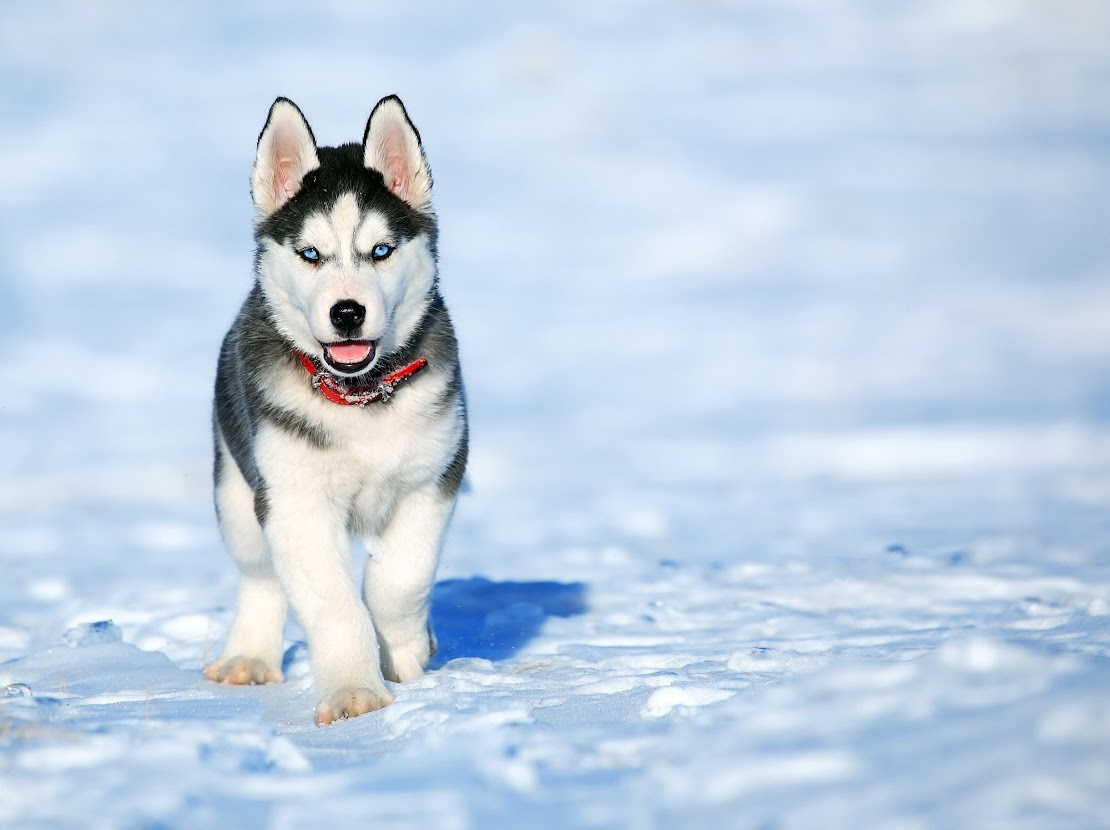
#> input picture TestOpencv/husky.jpg, 1110 x 830 px
$ python testopencv.py
#> lines starting #> are read from the running program, lines starting #| are printed output that depends on the picture
import cv2 as cv
import numpy as np
import matplotlib.pyplot as plt

e1=np.zeros((512,512,3), np.uint8)
plt.imshow(e1)

e2=np.ones((90,90,3), np.uint8)
plt.imshow(e2)

husky=cv.imread('husky.jpg')
#> husky is the input picture: shape (830, 1110, 3); mean B, G, R 227.7, 209.3, 191.8
plt.imshow(husky)

husky=cv.cvtColor(husky, cv.COLOR_BGR2RGB)
plt.imshow(husky)

husky32=np.asarray(husky, dtype=np.uint32)
print(husky32.dtype)
#| uint32

husky32=cv.cvtColor(husky, cv.COLOR_RGB2GRAY)
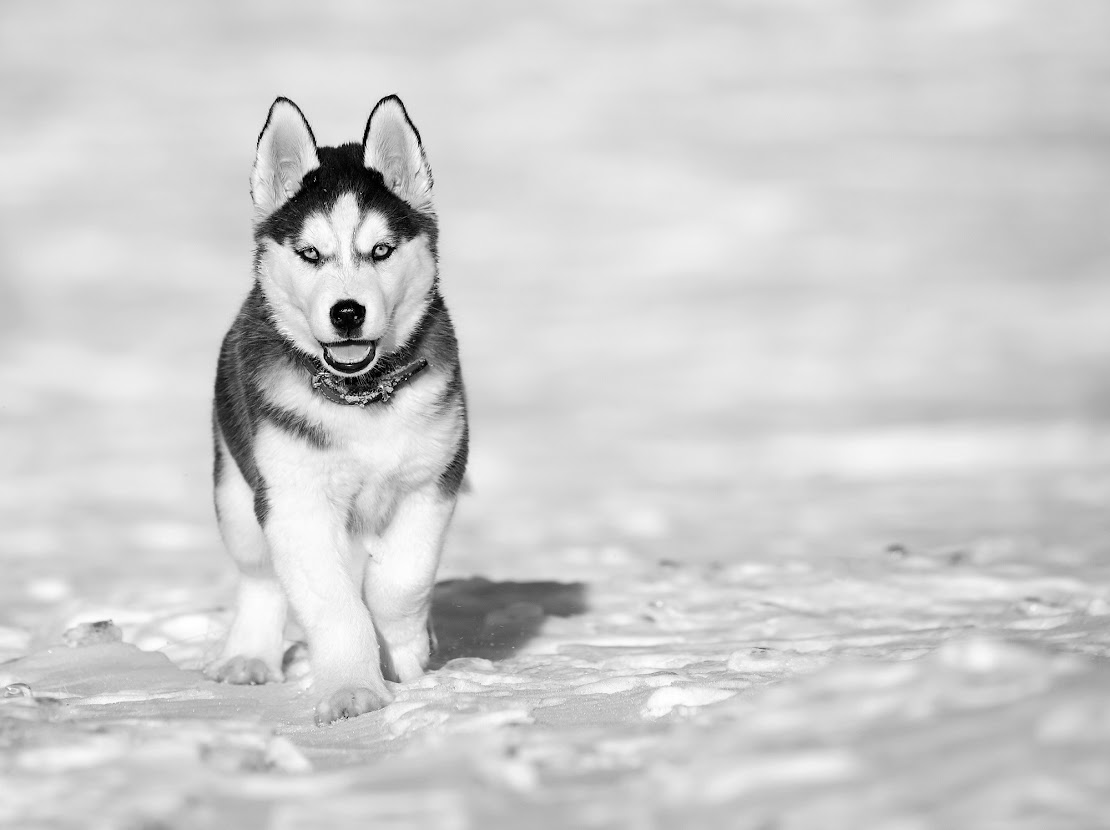
#> husky32: shape (830, 1110); min 0, max 255, mean 206.1
plt.imshow(husky32)
plt.imshow(husky32,cmap='gray')

plt.imshow(husky32>127)

husky=cv.cvtColor(husky, cv.COLOR_RGB2HSV)
#> husky: shape (830, 1110, 3); mean H, S, V 98.2, 44.4, 229.2
plt.imshow(husky)

husky2=cv.imread('husky.jpg')
husky2=cv.cvtColor(husky2, cv.COLOR_BGR2RGB)
e9=cv.cvtColor(husky2, cv.COLOR_RGB2HLS)
#> e9: shape (830, 1110, 3); mean of channels 0, 1, 2 98.2, 210, 130.5
plt.imshow(e9)

cv.imwrite('huskyescaladegrise.jpg',husky32)
cv.imwrite('huskyhsv.jpg', husky)
cv.imwrite('huskyhls.jpg', e9)

e11=cv.resize(husky2,(512,512))
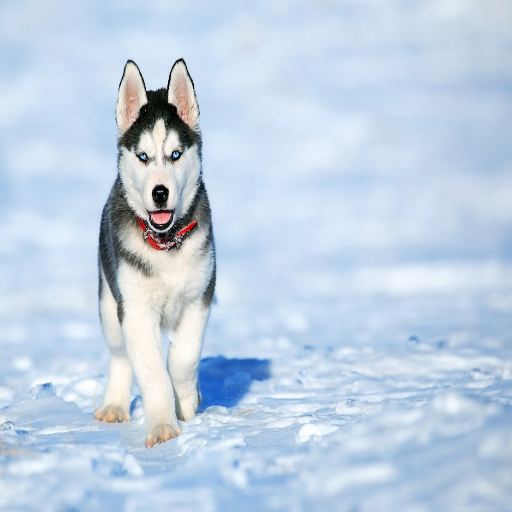
#> e11: shape (512, 512, 3); mean R, G, B 191.7, 209.2, 227.6
plt.imshow(e11)

apple=cv.imread('manzana.jpg')
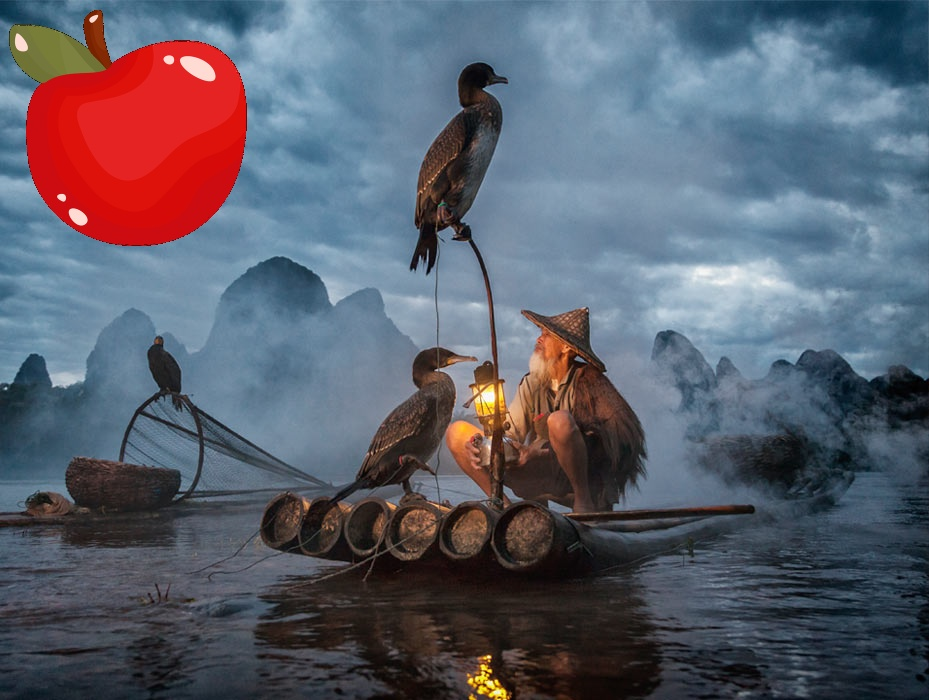
#> input picture TestOpencv/manzana.jpg, 929 x 700 px
#> apple is the input picture: shape (700, 929, 3); mean B, G, R 107.9, 95.4, 92
apple=cv.resize(apple,(512,512))
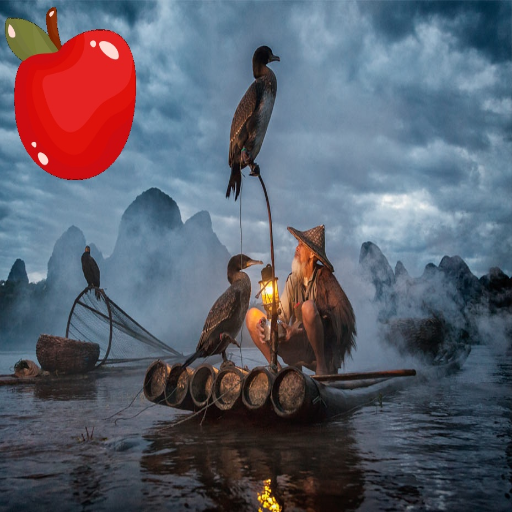
#> apple: shape (512, 512, 3); mean B, G, R 107.8, 95.3, 91.9
plt.imshow(apple)

plt.imshow(e11*apple)
e132=e11+apple
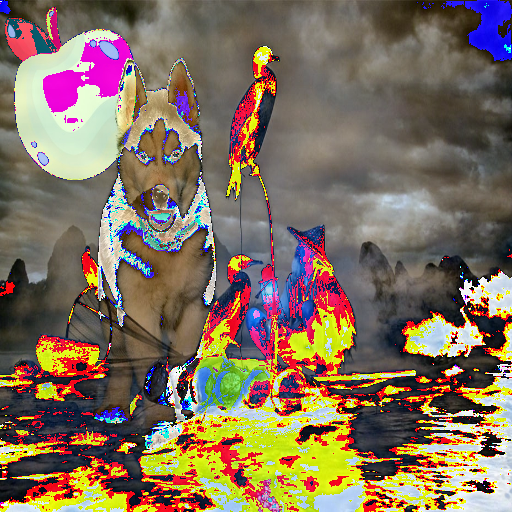
#> e132: shape (512, 512, 3); mean R, G, B 128.9, 111.3, 92.6
plt.imshow(e132)
e133=e11-apple
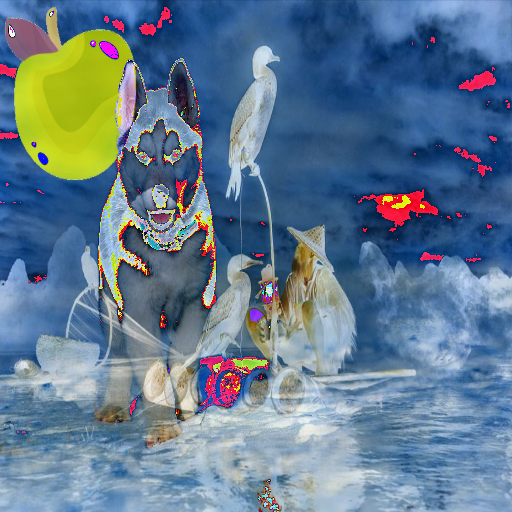
#> e133: shape (512, 512, 3); mean R, G, B 97.8, 122.5, 143.8
plt.imshow(e133)
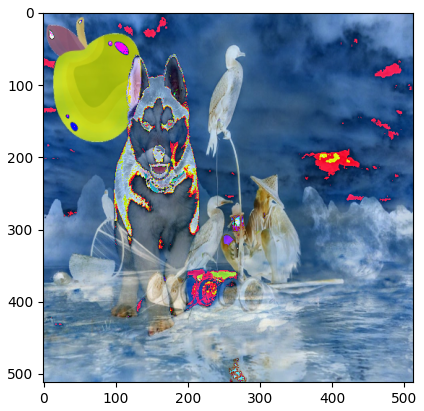
#> figure drawn by matplotlib, 1 panel; B, G, R data is drawn as R, G, B
